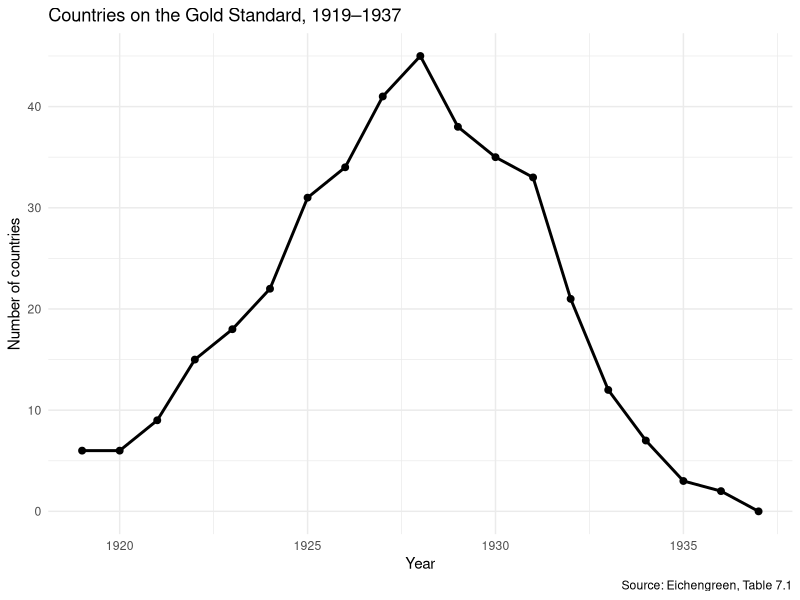
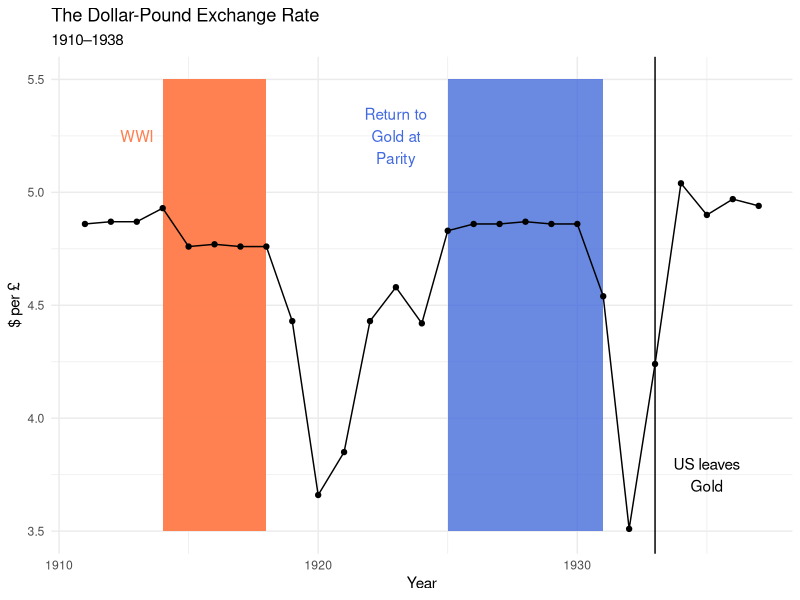

Source code (R) for these figures, in order:
## ---- chunk 1
knitr::opts_chunk$set(echo = FALSE, warning = FALSE,
                      message = FALSE, fig.align='center', fig.retina=3,
                      out.width="75%")
library(tidyverse)
library(ggplot2)
## ---- chunk 2
#| fig-height: 4.5
#| fig-width: 7
#| out-width: "90%"

gold <- read_csv("data/eichengreen_table_7_1.csv")

gold_long <- gold |>
  pivot_longer(-Nation, names_to = "year", values_to = "status") |>
  mutate(year = as.integer(year),
         on_gold = status == "X")

gold_long |>
  group_by(year) |>
  summarise(n_on_gold = sum(on_gold, na.rm = TRUE)) |>
  ggplot(aes(year, n_on_gold)) +
  geom_line(linewidth = 1) +
  geom_point(size = 2) +
  theme_minimal() +
  labs(title = "Countries on the Gold Standard, 1919–1937",
       caption = "Source: Eichengreen, Table 7.1",
       x = "Year", y = "Number of countries")
## ---- chunk 3
#| fig-height: 4.5
#| fig-width: 6
#| out-width: "80%"

library(ggrepel)

xr <- read_csv("data/EXCHANGEPOUND_1900-1945.csv", skip = 2)

xr |> filter(Year > 1910, Year < 1938) |>
  ggplot(aes(Year, Rate)) +
  geom_rect(aes(xmin=1914, xmax=1918, ymin=3.5, ymax=5.5),
            fill='coral', alpha=.25) +
  annotate('text', x=1913, y=5.25, label="WWI", color="coral") +
  geom_rect(aes(xmin=1925, xmax=1931, ymin=3.5, ymax=5.5),
            fill='royalblue', alpha=.05) +
  annotate('text', x=1923, y=5.25, label="Return to\nGold at\nParity",
           color = "royalblue") +
  geom_vline(xintercept = 1933) +
  annotate('text', x=1935, y=3.75, label="US leaves\nGold") +
  geom_line() +
  geom_point() +
  theme_minimal() +
  labs(title = "The Dollar-Pound Exchange Rate",
       subtitle = "1910–1938") +
  ylab("$ per £")
